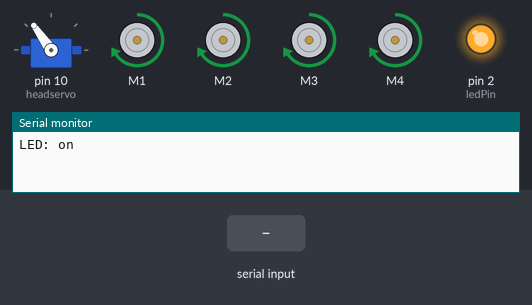
Recording of a sketch running on a simulated Arduino Uno, built with avr-gcc and run on an emulated ATmega328P. On the bench: servo, 4 × DC motor (green arrow = forward, orange = backward, longer = faster), output pins drawn as LEDs (lit = HIGH), the last lines printed to the serial monitor. The inputs (shaded band) are chosen by the test bench.

Above: at 2.2 s.
2.3 s: "0" received over Serial
At 7.4 s:
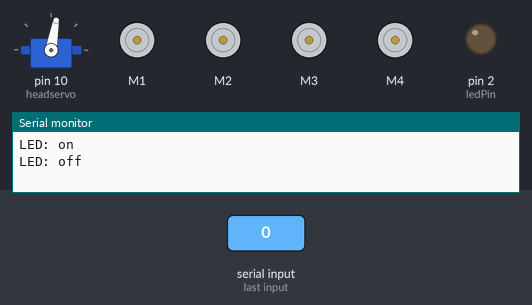
8.3 s: "1" received over Serial
At 12.8 s:
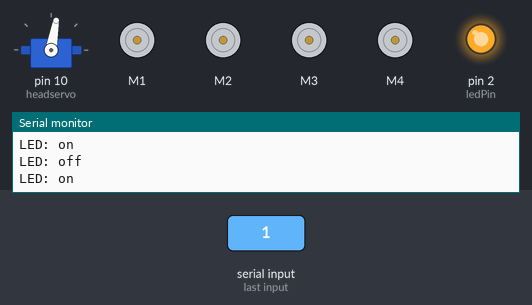
29.5 s: "B" received over Serial
39.9 s: "L" received over Serial
At 44.4 s:
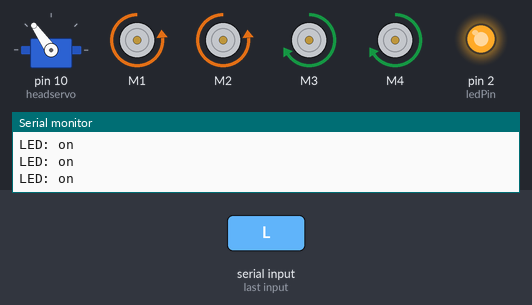
49.2 s: "R" received over Serial
At 50.4 s:
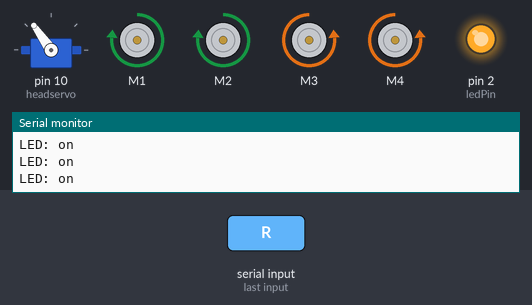
55.2 s: "F" received over Serial
At 55.38 s:
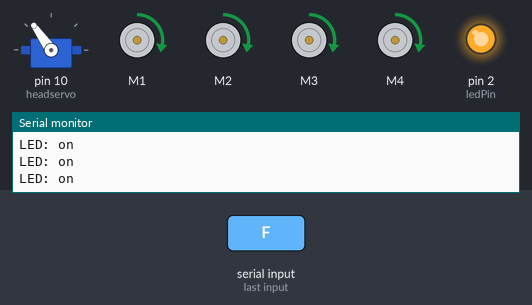
Timing chart, 0 to 60.2 s (numbered marks = the images above; inputs shaded):
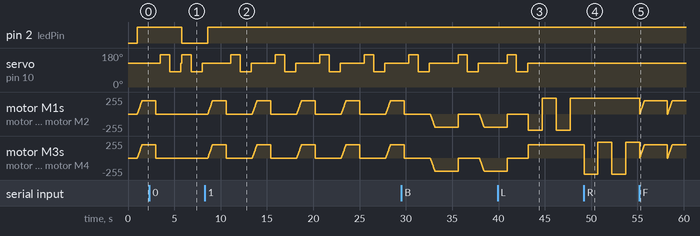

Measured:
- after the input at 2.3 s, pin 2 (ledPin): HIGH → LOW after 3.5 s; motor M1–4: goes on until 3.0 s, then stays stopped
- after the input at 8.3 s, pin 2 (ledPin): LOW → HIGH after 0.31 s; motor M1–4: ramps from stopped to forward 198/255 and jumps back, once every 4.8 s
- after the input at 39.9 s, servo on pin 10 (headservo): goes on until 43.1 s, then stays 125°
- after the input at 49.2 s, motor M1, motor M2: stops changing and stays forward 240/255; motor M3, motor M4: alternates forward 240/255 for 1.5 s and backward 240/255 for 1.5 s, starting at once
- after the input at 55.2 s, motor M1, motor M2: ramps from stopped to forward 198/255 and jumps back, once every 3.0 s
- by itself, servo on pin 10 (headservo): repeats every 4.8 s: 80° 1.2 s, 125° 2.6 s, 170° 1.0 s

The sketch:

_20170331_motorshield_bluetooth.code.ino
```cpp
#include <AFMotor.h>      //add Adafruit Motor Shield library
#include <Servo.h>        //add Servo Motor library

#define MAX_SPEED 200 // sets speed of DC traction motors to 150/250 or about 70% of full speed - to get power drain down.
#define MAX_SPEED_OFFSET 40 // this sets offset to allow for differences between the two DC traction motors

AF_DCMotor leftMotor1(1, MOTOR12_1KHZ); // create motor #1 using M1 output on Motor Drive Shield, set to 1kHz PWM frequency
AF_DCMotor leftMotor2(2, MOTOR12_1KHZ); // create motor #2, using M2 output, set to 1kHz PWM frequency
AF_DCMotor rightMotor1(3, MOTOR34_1KHZ); // create motor #3, using M3 output, set to 1kHz PWM frequency
AF_DCMotor rightMotor2(4, MOTOR34_1KHZ); // create motor #4, using M4 output, set to 1kHz PWM frequency
Servo headservo;  // create servo object to control a head servo

String motorSet = "";
int speedSet = 0;
int ledPin = 2;     // usamos un pin de salida al LED
int state = '1';    // Variable lectrura serial

void setup() {
     // put your setup code here, to run once:
     headservo.attach(10);  // attaches the servo on pin 10 (SERVO_1 on the Motor Drive Shield to the servo object)
     headservo.write(125); // tells the servo to start position ie. facing forward.
     delay(1000); // delay for one seconds

     pinMode(ledPin, OUTPUT);   // Declara pin de Salida
     digitalWrite(ledPin, LOW); // Normalmente Apagado
     Serial.begin(9600);

}

void loop() {
    //si el modulo Bluetooth manda dato, guardarlo en estado.
    if(Serial.available() > 0){
         state = Serial.read();
    } // esta parte del código es para solo 1 Carácter o Unidad.

    if (state == '0') {
       // "OFF" signal received
       digitalWrite(ledPin, LOW);
       Serial.println("LED: off");
       moveStop();     // stop
       changePath();   // move head
       delay(500);
    }
    // "ON" signal received
    else if (state == '1') {
       digitalWrite(ledPin, HIGH);
       Serial.println("LED: on");
       //  curDist = readPing();   // read distance
       //  if (curDist < COLL_DIST) {changePath();}  // if forward is blocked change direction
       moveForward();  // move forward
       delay(1500);
       moveStop();     // stop
       delay(500);
       //  moveBackward();
       //  delay(500);
       changePath(); // move head
    }
    else if (state == 'F') {
         moveForward();
         delay(2500);
         moveStop();     // stop
         state == '1';
    }
    else if (state == 'B') {
         moveBackward();
         delay(2500);
         moveStop();     // stop
         changePath(); // move head
         state == '1';
    }
    else if (state == 'L') {
         turnLeft();
         delay(1500);
         moveStop();     // stop
         state == '1';
    }
    else if (state == 'R') {
         turnRight();
         delay(1500);
         moveStop();     // stop
         state == '1';
    }
 }

void changePath() {
  moveStop();   // stop forward movement
  headservo.write(170);  // check distance to the right
    delay(500);
//    rightDistance = readPing(); //set right distance
    delay(500);
    headservo.write(80);  // check distace to the left
    delay(700);
//    leftDistance = readPing(); //set left distance
    delay(500);
    headservo.write(125); //return to center
    delay(100);
//    compareDistance();
  }


void moveStop() {
  leftMotor1.run(RELEASE);
  leftMotor2.run(RELEASE);
  rightMotor1.run(RELEASE);
  rightMotor2.run(RELEASE);
}

void moveForward() {
    motorSet = "FORWARD";
    leftMotor1.run(FORWARD);      // turn it on going forward
    leftMotor2.run(FORWARD);      // turn it on going forward
    rightMotor1.run(FORWARD);     // turn it on going forward
    rightMotor2.run(FORWARD);     // turn it on going forward
  for (speedSet = 0; speedSet < MAX_SPEED; speedSet +=2) // slowly bring the speed up to avoid loading down the batteries too quickly
  {
    leftMotor1.setSpeed(speedSet);
    leftMotor2.setSpeed(speedSet);
    rightMotor1.setSpeed(speedSet);
    rightMotor2.setSpeed(speedSet);
    delay(5);
  }
}

void moveBackward() {
    motorSet = "BACKWARD";
    leftMotor1.run(BACKWARD);     // turn it on going backward
    leftMotor2.run(BACKWARD);     // turn it on going backward
    rightMotor1.run(BACKWARD);    // turn it on going backward
    rightMotor2.run(BACKWARD);    // turn it on going backward
  for (speedSet = 0; speedSet < MAX_SPEED; speedSet +=2) // slowly bring the speed up to avoid loading down the batteries too quickly
  {
    leftMotor1.setSpeed(speedSet);
    leftMotor2.setSpeed(speedSet);
    rightMotor1.setSpeed(speedSet);
    rightMotor2.setSpeed(speedSet);
    delay(5);
  }
}
void turnRight() {
  motorSet = "RIGHT";
  leftMotor1.run(FORWARD);      // turn motor 1 forward
  leftMotor2.run(FORWARD);      // turn motor 2 forward
  rightMotor1.run(BACKWARD);    // turn motor 3 backward
  rightMotor2.run(BACKWARD);    // turn motor 4 backward
  rightMotor1.setSpeed(speedSet+MAX_SPEED_OFFSET);
  rightMotor2.setSpeed(speedSet+MAX_SPEED_OFFSET);
  delay(1500); // run motors this way for 1500
  motorSet = "FORWARD";
  leftMotor1.run(FORWARD);      // set both motors back to forward
  leftMotor2.run(FORWARD);
  rightMotor1.run(FORWARD);
  rightMotor2.run(FORWARD);
}

void turnLeft() {
  motorSet = "LEFT";
  leftMotor1.run(BACKWARD);      // turn motor 1 backward
  leftMotor2.run(BACKWARD);      // turn motor 2 backward
  leftMotor1.setSpeed(speedSet+MAX_SPEED_OFFSET);
  leftMotor2.setSpeed(speedSet+MAX_SPEED_OFFSET);
  rightMotor1.run(FORWARD);     // turn motor 3 forward
  rightMotor2.run(FORWARD);     // turn motor 4 forward
  delay(1500); // run motors this way for 1500
  motorSet = "FORWARD";
  leftMotor1.run(FORWARD);      // turn it on going forward
  leftMotor2.run(FORWARD);      // turn it on going forward
  rightMotor1.run(FORWARD);     // turn it on going forward
  rightMotor2.run(FORWARD);     // turn it on going forward
}

void turnAround() {
  motorSet = "RIGHT";
  leftMotor1.run(FORWARD);      // turn motor 1 forward
  leftMotor2.run(FORWARD);      // turn motor 2 forward
  rightMotor1.run(BACKWARD);    // turn motor 3 backward
  rightMotor2.run(BACKWARD);    // turn motor 4 backward
  rightMotor1.setSpeed(speedSet+MAX_SPEED_OFFSET);
  rightMotor2.setSpeed(speedSet+MAX_SPEED_OFFSET);
  delay(1000); // run motors this way for long interval
  motorSet = "FORWARD";
  leftMotor1.run(FORWARD);      // set both motors back to forward
  leftMotor2.run(FORWARD);
  rightMotor1.run(FORWARD);
  rightMotor2.run(FORWARD);
}
```
